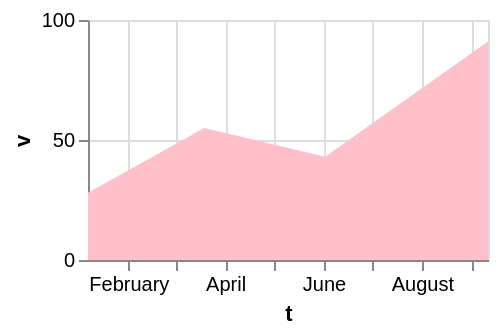

Specify this chart in Vega-Lite:
### Vega-Lite specification from a JSON file in a GitHub repository (floating-point values rounded to 4 significant figures)
{"$schema": "https://vega.github.io/schema/vega-lite/v6.json", "width": 200, "height": 120, "data": {"values": [{"c": "alpha", "v": 28, "w": 3, "t": "2024-01-07"}, {"c": "beta", "v": 55, "w": 7, "t": "2024-03-19"}, {"c": "gamma", "v": 43, "w": 5, "t": "2024-06-02"}, {"c": "delta", "v": 91, "w": 9, "t": "2024-09-11"}]}, "mark": {"type": "area", "fill": "pink"}, "encoding": {"x": {"field": "t", "type": "temporal"}, "y": {"field": "v", "type": "quantitative"}}}
